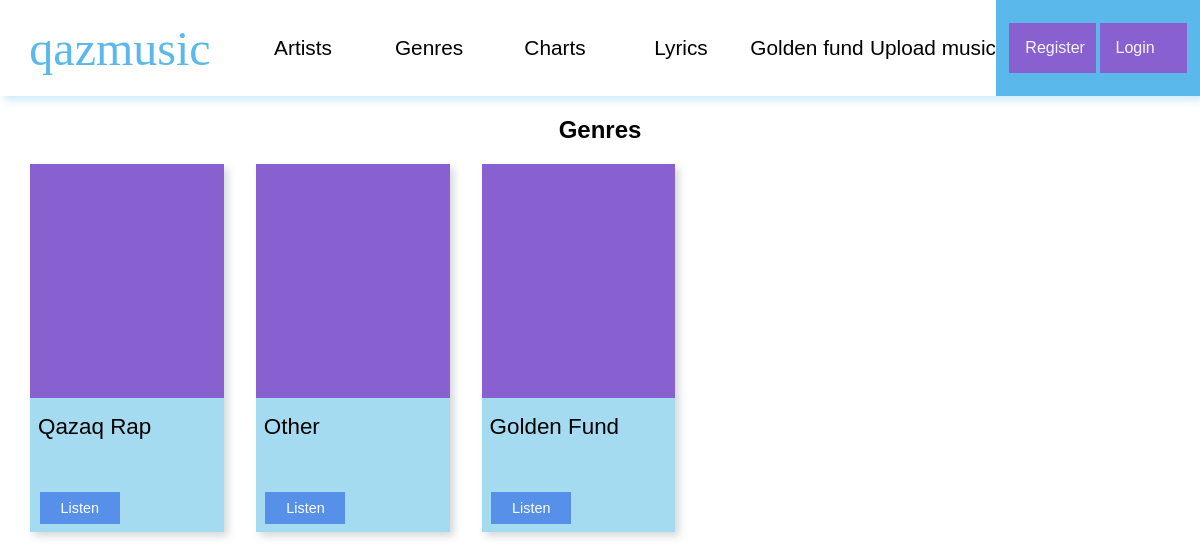
The app's page /genres with its own data.
### qazmusic/models.py (models this page shows, shortened)
class Genres(models.Model):
    title = models.CharField(max_length=50, db_index=True)
    def get_absolute_url(self):
        return reverse('genre-view', kwargs={
            'genre_id': self.pk,
            'title': self.title.replace(' ', '-')
        })
    class Meta:
        verbose_name = 'Genre'
        verbose_name_plural = 'Genres'

### qazmusic/views.py (the view)
# urls.py: path('genres', ShowGenres.as_view(), name='genres'),
class ShowGenres(DataMixin, ListView):
    model = Genres
    template_name = 'qazmusic/show_genres.html'
    context_object_name = 'genres'
    allow_empty = False
    def get_context_data(self, *, object_list=None, **kwargs):
        context = super().get_context_data(**kwargs)
        c_def = self.get_user_context(title='qazmusic - Genres')
        return dict(list(context.items()) + list(c_def.items()))

### qazmusic/utils.py (called while the page is built)
def get_tracks():
    get_tracks = Tracks.objects.all()
    return get_tracks

    def get_user_context(self, **kwargs):
        context = kwargs
        context['header_menu'] = header_menu
        context['tracks'] = get_tracks()
        return context

### qazmusic/templates/qazmusic/show_genres.html
{% extends 'qazmusic/base.html' %}
{% load static %}
{% block content %}
    <link rel="stylesheet" href="{% static 'qazmusic/css/artists-list.css' %}">
    <main class="artists-page">
        <h2>Genres</h2>
        <div class="cards">
            {% for genre in genres %}
                <div class="card-div">
                    <div class="top">
                        <div class="first"
                             style="background-color: #8860d0">
                        </div>
                        <div class="second">
                            <span>{{ genre.title }}</span>
                        </div>
                    </div>
                    <div class="bottom">
                        <a href="{{ genre.get_absolute_url }}">
                            Listen
                        </a>
                    </div>
                </div>
            {% endfor %}
        </div>
    </main>
{% endblock %}

### qazmusic/static/qazmusic/css/style.css (style rules this page uses)
html, body { width: 100%; height: 100vh; font-family: "Mark Pro", sans-serif; margin: 0; padding: 0; }

### qazmusic/static/qazmusic/css/artists-list.css (style rules this page uses)
.artists-page { display: flex; flex-direction: column; justify-content: center; align-items: center; }
.cards { width: 95%; height: auto; display: flex; flex-wrap: wrap; }
.card-div { width: 17%; height: 23rem; display: flex; flex-direction: column; justify-content: space-between; align-items: center; margin: 0 2rem 2rem 0; background-color: rgba(132, 206, 235, 0.73); box-shadow: 4px 4px 8px 0 rgba(34, 60, 80, 0.2); transition: background-color 0.4s ease; }
.card-div > .top { width: 100%; height: 75%; display: flex; flex-direction: column; justify-content: space-between; }
.top > .second > span { padding: 0.5rem; font-size: 1.4rem; }
.first { width: 100%; height: 85%; }
.bottom { width: 90%; display: flex; justify-content: space-between; align-items: center; padding: 0.5rem; user-select: none; }
.bottom a { text-decoration: none; color: white; width: 5rem; height: 2rem; display: flex; justify-content: center; text-align: center; align-items: center; background-color: #5690e9; font-size: 0.9rem; transition: background-color 0.4s ease; }

### records on screen
Genres: title "Qazaq Rap"
Genres: title "Other"
Genres: title "Golden Fund"

### other values on screen
{{ title }} "Artists" "Genres" "Charts" "Lyrics" "Golden fund" "Upload music"
